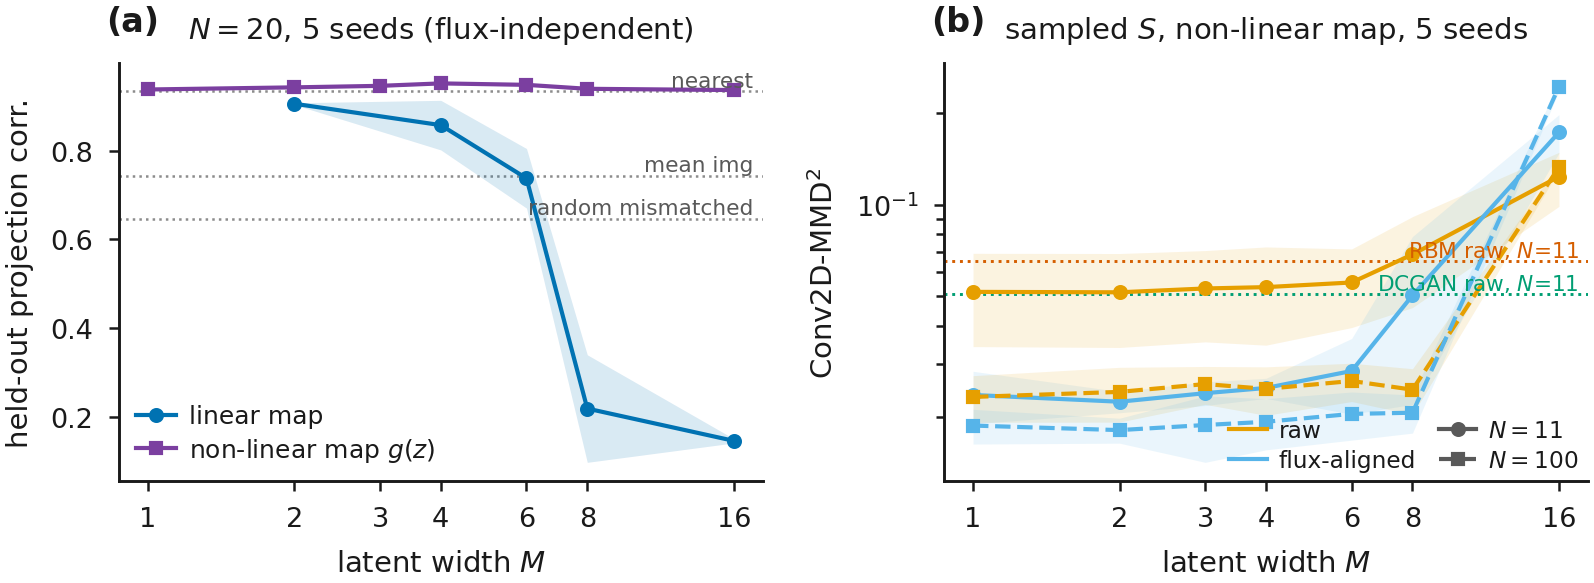

This chart was generated by the following Python code:
# -*- coding: utf-8 -*-
"""fig2_v12_msweep -- the latent-width sweep, v12.

(a) held-out projection correlation vs M.  Two curves: the affine map, READ from the
    controlled mechanism test (mech_tests/mech_test2/results_seeds.json, N = 20, 5 seeds),
    and the MLP map g(z) at H = 32 on the same N = 20.  Three reference lines from the
    mechanism test (nearest training image / mean training image / mismatched random
    direction).  This panel is flux-independent: the projection lives in the latent map, not
    in the decode.
(b) what the sweep buys on the metrics, under the RESAMPLED-S convention: raw and
    flux-aligned Conv2D-MMD^2 vs M for the MLP arm at N = 11 and N = 100, with the DCGAN and
    RBM levels of Table 2 (v12) as horizontal references.

HONEST CAVEAT, printed on the figure: panel (a)'s two curves do not come from the same
driver (the affine curve is mech_seeds.py's controlled protocol, the MLP curve the round-3
one), so a small offset between them is not by itself a model difference.  Panel (b) is one
driver throughout.

Python 3.9 compatible.
"""
from __future__ import annotations

import json
import os
import sys

import numpy as np
import matplotlib.pyplot as plt
from matplotlib.lines import Line2D

sys.path.insert(0, os.path.dirname(os.path.abspath(__file__)))
from _mlpsuite_common import (EXP, COLOURS, read, meta_of, is_snap, mean_sd, as_mean_sd,
                              save, tidy, TEXTWIDTH)                     # noqa: E402

MECH = os.path.join(EXP, "mech_tests/mech_test2/results_seeds.json")
SUITE = os.path.join(EXP, "results_seeds_mlp_suite.jsonl")
FLUX = os.path.join(EXP, "results_v12_fluxres.jsonl")
T2 = os.path.join(EXP, "results_seeds_table2_v11.jsonl")
M_LIST = (1, 2, 3, 4, 6, 8, 16)


def affine_curve():
    if not os.path.isfile(MECH):
        print("[fig2v12] %s missing -- affine curve skipped" % MECH)
        return [], [], [], {}
    d = json.load(open(MECH))
    blk = d.get("M_sweep_holdout_corr")
    Ms, mu, sd = [], [], []
    if isinstance(blk, dict):
        for k, v in blk.items():
            try:
                M = int(str(k).lstrip("M").strip())
            except ValueError:
                continue
            m, s = as_mean_sd(v)
            if np.isfinite(m):
                Ms.append(M); mu.append(m); sd.append(0.0 if not np.isfinite(s) else s)
    elif isinstance(blk, list):
        for rec in blk:
            if isinstance(rec, dict) and "M" in rec:
                m, s = as_mean_sd(rec.get("holdout_corr", rec.get("corr", rec)))
                if np.isfinite(m):
                    Ms.append(int(rec["M"])); mu.append(m)
                    sd.append(0.0 if not np.isfinite(s) else s)
    refs = {}
    r = d.get("references")
    if isinstance(r, dict):
        for k in ("nearest", "mean_img", "random_mismatched"):
            if k in r:
                m, _s = as_mean_sd(r[k])
                if np.isfinite(m):
                    refs[k] = m
    keep = [i for i in np.argsort(Ms) if Ms[i] >= 1]
    return ([Ms[i] for i in keep], [mu[i] for i in keep], [sd[i] for i in keep], refs)


def mlp_corr_curve():
    rows = [r for r in read(SUITE)
            if not is_snap(r.get("arm")) and int(r.get("n_train", -1)) == 20]
    Ms, mu, sd = [], [], []
    for M in M_LIST:
        arm = "IQP-mlpH32-M%d-MMDflat-resample" % M
        vals = [meta_of(r.get("run_dir")).get("projection_corr_mean")
                for r in rows if r.get("arm") == arm]
        m, s, n = mean_sd(vals)
        if n:
            Ms.append(M); mu.append(m); sd.append(s)
    return Ms, mu, sd


def metric_curve(flux, n, key, mode="resample"):
    Ms, mu, sd = [], [], []
    for M in M_LIST:
        arm = "IQP-mlpH32-M%d-MMDflat-resample" % M
        vals = [r.get(key) for r in flux
                if r.get("arm") == arm and r.get("flux_mode") == mode
                and int(r.get("n_train", -1)) == n and r.get("class_name") is None]
        m, s, k = mean_sd(vals)
        if k:
            Ms.append(M); mu.append(m); sd.append(s)
    return np.asarray(Ms), np.asarray(mu), np.asarray(sd)


def main():
    aM, amu, asd, refs = affine_curve()
    cM, cmu, csd = mlp_corr_curve()
    flux = read(FLUX)
    if not flux:
        raise SystemExit("fig2_v12_msweep: %s missing -- run evaluate_v12_flux.py" % FLUX)
    t2 = read(T2)

    fig, axes = plt.subplots(1, 2, figsize=(TEXTWIDTH, 2.15))

    # ---------------------------------------------------------------- (a) projection corr
    ax = axes[0]
    for name, val in sorted(refs.items()):
        ax.axhline(val, color="0.55", lw=0.6, ls=":", zorder=1)
        ax.annotate(name.replace("_", " "), xy=(0.985, val),
                    xycoords=("axes fraction", "data"), ha="right", va="bottom",
                    fontsize=5.2, color="0.35")
    if aM:
        amu_, asd_ = np.asarray(amu), np.asarray(asd)
        ax.plot(aM, amu_, "-o", ms=2.6, lw=1.0, color=COLOURS["affine"], label="linear map")
        ax.fill_between(aM, amu_ - asd_, amu_ + asd_, color=COLOURS["affine"], alpha=0.15, lw=0)
    if cM:
        cmu_, csd_ = np.asarray(cmu), np.asarray(csd)
        ax.plot(cM, cmu_, "-s", ms=2.6, lw=1.0, color=COLOURS["mlp"], label="non-linear map $g(z)$")
        ax.fill_between(cM, cmu_ - csd_, cmu_ + csd_, color=COLOURS["mlp"], alpha=0.15, lw=0)
    ax.set_xscale("log", base=2)
    ax.set_xticks(list(M_LIST))
    ax.set_xticklabels([str(m) for m in M_LIST])
    ax.set_xlabel("latent width $M$")
    ax.set_ylabel("held-out projection corr.")
    ax.set_title("$N=20$, 5 seeds (flux-independent)", fontsize=7)
    tidy(ax, grid=False)
    ax.legend(loc="lower left", frameon=False)

    # ---------------------------------------------------------------- (b) metrics
    # Panel (b) encodes the METRIC in colour and N in the line style; panel (a)'s colours mean
    # "which map", so the two keys are deliberately different and the caption says so.
    ax = axes[1]
    C_RAW, C_AL = "#E69F00", "#56B4E9"        # Okabe-Ito orange / sky blue
    styles = {11: ("-", "o"), 100: ("--", "s")}
    for n in (11, 100):
        ls, mk = styles[n]
        x, m, s = metric_curve(flux, n, "conv_mmd2")
        if x.size:
            ax.plot(x, m, ls, marker=mk, ms=2.6, lw=1.0, color=C_RAW)
            ax.fill_between(x, m - s, m + s, color=C_RAW, alpha=0.12, lw=0)
        xa, ma, sa = metric_curve(flux, n, "conv_mmd2_aligned")
        if xa.size:
            ax.plot(xa, ma, ls, marker=mk, ms=2.6, lw=1.0, color=C_AL)
            ax.fill_between(xa, ma - sa, ma + sa, color=C_AL, alpha=0.12, lw=0)
    for name, arm, col in (("DCGAN", "DCGAN-32", COLOURS["dcgan"]),
                           ("RBM", "RBM-10bit", COLOURS["rbm"])):
        v = [r.get("conv_mmd2") for r in t2
             if r.get("arm") == arm and int(r.get("n_train", -1)) == 11]
        mm, _s, k = mean_sd(v)
        if k:
            ax.axhline(mm, color=col, lw=0.7, ls=":", zorder=1)
            ax.annotate("%s raw, $N$=11" % name, xy=(0.985, mm),
                        xycoords=("axes fraction", "data"), ha="right", va="bottom",
                        fontsize=5.2, color=col)
    ax.set_xscale("log", base=2)
    ax.set_yscale("log")
    ax.set_xticks(list(M_LIST))
    ax.set_xticklabels([str(m) for m in M_LIST])
    ax.set_xlabel("latent width $M$")
    ax.set_ylabel("Conv2D-MMD$^2$")
    ax.set_title("sampled $S$, non-linear map, 5 seeds", fontsize=7)
    tidy(ax, grid=False)
    handles = [Line2D([], [], color=C_RAW, lw=1.0), Line2D([], [], color=C_AL, lw=1.0),
               Line2D([], [], color="0.35", lw=1.0, ls="-", marker="o", ms=2.6),
               Line2D([], [], color="0.35", lw=1.0, ls="--", marker="s", ms=2.6)]
    ax.legend(handles, ["raw", "flux-aligned", "$N=11$", "$N=100$"],
              loc="lower right", frameon=False, ncol=2, fontsize=5.6,
              columnspacing=1.0, borderpad=0.1)

    for ax, lab in zip(axes, ("(a)", "(b)")):
        ax.text(-0.02, 1.06, lab, transform=ax.transAxes, fontsize=8, fontweight="bold",
                va="bottom", ha="left")
    fig.tight_layout()
    save(fig, "fig2_v12_msweep")
    print("[fig2v12] affine points=%d  corr points=%d  metric rows=%d" % (len(aM), len(cM),
                                                                          len(flux)))
    return 0


if __name__ == "__main__":
    raise SystemExit(main())
